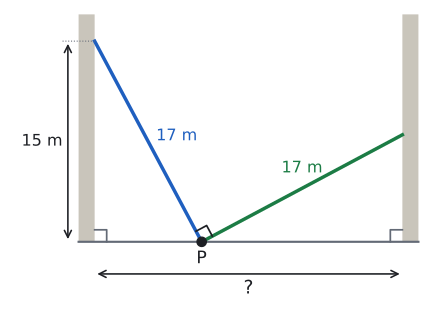

This figure's Python source:
import sys; sys.path.insert(0, "tools")
from cizim import *

def centik(ax, P, Q, n=1, renk=SOLUK, L=0.13, ara=0.09):
    """[PQ] kenarının ortasına n çentik (eş kenar işareti)."""
    P, Q = np.asarray(P, float), np.asarray(Q, float)
    u = (Q - P) / np.linalg.norm(Q - P); v = np.array([-u[1], u[0]]); M = (P + Q) / 2
    for k in range(n):
        c = M + (k - (n - 1) / 2) * ara * u
        ax.plot(*zip(c - L * v, c + L * v), color=renk, lw=1.6)

def olc(K, P, Q):
    a, b = np.asarray(P) - K, np.asarray(Q) - K
    return round(float(np.degrees(np.arccos(np.dot(a, b) / np.linalg.norm(a) / np.linalg.norm(b)))), 3)

def uz(P, Q): return round(float(np.linalg.norm(np.asarray(P) - np.asarray(Q))), 3)

def dik(ax, K, P, Q, k=0.25, renk=YAZI):
    K = np.asarray(K, float)
    a = (np.asarray(P) - K) / np.linalg.norm(np.asarray(P) - K); b = (np.asarray(Q) - K) / np.linalg.norm(np.asarray(Q) - K)
    ax.plot(*zip(K + k * a, K + k * (a + b), K + k * b), color=renk, lw=1.3)

def yon(d): return np.array([np.cos(np.radians(d)), np.sin(np.radians(d))])

# Alıştırma soru 11: iki merdiven 17 m, ayakları aynı P noktasında, birbirine dik. Sol merdiven duvarda 15 m yükseğe ulaşıyor.
# Sol: yatay 8, yükseklik 15. Sağ (eş üçgen): yatay 15, yükseklik 8. Duvarlar arası 23.
K = np.array([0.0, 0.0]); P = np.array([8.0, 0.0]); L = np.array([0.0, 15.0]); M = np.array([23.0, 0.0]); R = np.array([23.0, 8.0])
print("PL", uz(P, L), "PR", uz(P, R), "LPR", olc(P, L, R))
fig, ax = sekil(6, 4.0)
ax.set_aspect("equal"); ax.axis("off")
ax.add_patch(patches.Rectangle((-1.2, 0), 1.2, 17, facecolor=CIZGI, edgecolor="none"))
ax.add_patch(patches.Rectangle((23, 0), 1.2, 17, facecolor=CIZGI, edgecolor="none"))
ax.plot([-1.2, 24.2], [0, 0], color=SOLUK, lw=1.6)
ax.plot(*zip(P, L), color=MAVI, lw=2.6); ax.plot(*zip(P, R), color=YESIL, lw=2.6)
dik(ax, P, L, R, k=0.9); dik(ax, K, P, L, k=0.9, renk=SOLUK); dik(ax, M, P, R, k=0.9, renk=SOLUK)
nokta(ax, *P, "P", dx=-0.4, dy=-1.6)
ax.text(*((P + L) / 2 + np.array([0.6, 0.4])), "17 m", color=MAVI, ha="left", va="center", fontsize=12)
ax.text(*((P + R) / 2 + np.array([0.0, 0.9])), "17 m", color=YESIL, ha="center", va="bottom", fontsize=12)
ax.annotate("", xy=(-2.0, 0), xytext=(-2.0, 15), arrowprops=dict(arrowstyle="<->", color=YAZI, lw=1.2))
ax.plot([-2.4, 0], [15, 15], color=SOLUK, lw=0.8, ls=":")
ax.text(-2.4, 7.5, "15 m", ha="right", va="center", fontsize=12)
ax.annotate("", xy=(0, -2.4), xytext=(23, -2.4), arrowprops=dict(arrowstyle="<->", color=YAZI, lw=1.2))
ax.text(11.5, -2.8, "?", ha="center", va="top", fontsize=14)
ax.set_xlim(-6.5, 24.5); ax.set_ylim(-4.6, 17.5)
kaydet(fig, __file__)
